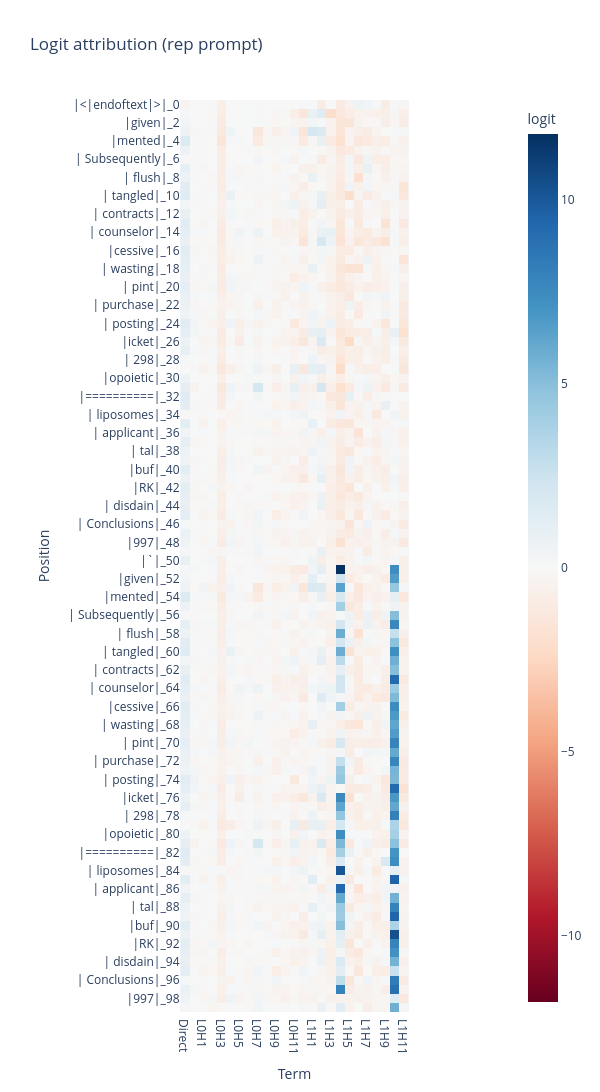

This figure's notebook cell:
### Markdown cell above
### Exercise - interpret logit attribution for the induction heads

> ```yaml
> Difficulty: 🔴🔴🔴⚪⚪
> Importance: 🔵🔵🔵🔵⚪
> 
> You shouldn't spend more than 10-15 minutes on this exercise.
> ```

*This exercise just involves calling `logit_attribution` and `plot_logit_attribution` with appropriate arguments - the important part is interpreting the results. Please do look at the solutions if you're stuck on the code; this part isn't important.*

Perform logit attribution for your attention-only model `model`, on the `rep_cache`. What do you expect to see?

<!-- Remember, you'll need to split the sequence in two, with one overlapping token (since predicting the next token involves removing the final token with no label) - your `logit_attr` should both have shape `[seq_len, 2*n_heads + 1]` (ie `[50, 25]` here). -->
<!--
<details>
<summary>Note - the first plot will be pretty meaningless. Can you see why?</summary>

Because the first plot shows the logit attribution for the first half of the sequence, i.e. the first occurrence of each of the tokens. Since there is no structure to this sequence (it is purely random), there is no reason to expect the heads to be doing meaningful computation. The structure lies in the second half of the sequence, when the tokens are repeated, and the heads with high logit attributions will be the ones that can perform induction.
</details> -->

### Code cell
# YOUR CODE HERE - plot logit attribution for the induction sequence (i.e. using `rep_tokens` and
# `rep_cache`), and interpret the results.
embed = rep_cache["embed"]
l1_results = rep_cache["result", 0]
l2_results = rep_cache["result", 1]
logit_attr = logit_attribution(embed, l1_results, l2_results, model.W_U, rep_tokens.squeeze())

plot_logit_attribution(model, logit_attr, rep_tokens, title="Logit attribution (rep prompt)")

### Figure 1 — Plotly figure (JSON) as saved in the notebook; plotly's stock layout.template omitted (floating-point values rounded to 4 significant figures; data arrays with more than 128 entries replaced by an {"elided": "..."} marker saying what was removed)
{"data": [{"coloraxis": "coloraxis", "hovertemplate": "Term: %{x}<br>Position: %{y}<br>logit: %{z}<extra></extra>", "name": "0", "type": "heatmap", "x": ["Direct", "L0H0", "L0H1", "L0H2", "L0H3", "L0H4", "L0H5", "L0H6", "L0H7", "L0H8", "L0H9", "L0H10", "L0H11", "L1H0", "L1H1", "L1H2", "L1H3", "L1H4", "L1H5", "L1H6", "L1H7", "L1H8", "L1H9", "L1H10", "L1H11"], "xaxis": "x", "y": ["|<|endoftext|>|_0", "| NEW|_1", "|given|_2", "|パ|_3", "|mented|_4", "|etheless|_5", "| Subsequently|_6", "| debates|_7", "| flush|_8", "| IDs|_9", "| tangled|_10", "|nos|_11", "| contracts|_12", "| cubic|_13", "| counselor|_14", "|mith|_15", "|cessive|_16", "|Cells|_17", "| wasting|_18", "| Manufacturing|_19", "| pint|_20", "| 1894|_21", "| purchase|_22", "| truth|_23", "| posting|_24", "|iness|_25", "|icket|_26", "|uto|_27", "| 298|_28", "| Rober|_29", "|opoietic|_30", "| Same|_31", "|==========|_32", "|Population|_33", "| liposomes|_34", "| al|_35", "| applicant|_36", "| Prop|_37", "| tal|_38", "|Stephen|_39", "|buf|_40", "|Ich|_41", "|RK|_42", "| partnership|_43", "| disdain|_44", "| dependencies|_45", "| Conclusions|_46", "| correct|_47", "|997|_48", "| regim|_49", "|`|_50", "| NEW|_51", "|given|_52", "|パ|_53", "|mented|_54", "|etheless|_55", "| Subsequently|_56", "| debates|_57", "| flush|_58", "| IDs|_59", "| tangled|_60", "|nos|_61", "| contracts|_62", "| cubic|_63", "| counselor|_64", "|mith|_65", "|cessive|_66", "|Cells|_67", "| wasting|_68", "| Manufacturing|_69", "| pint|_70", "| 1894|_71", "| purchase|_72", "| truth|_73", "| posting|_74", "|iness|_75", "|icket|_76", "|uto|_77", "| 298|_78", "| Rober|_79", "|opoietic|_80", "| Same|_81", "|==========|_82", "|Population|_83", "| liposomes|_84", "| al|_85", "| applicant|_86", "| Prop|_87", "| tal|_88", "|Stephen|_89", "|buf|_90", "|Ich|_91", "|RK|_92", "| partnership|_93", "| disdain|_94", "| dependencies|_95", "| Conclusions|_96", "| correct|_97", "|997|_98", "| regim|_99"], "yaxis": "y", "z": {"elided": "100x25 float values"}}], "layout": {"coloraxis": {"autocolorscale": false, "cmid": 0, "colorbar": {"title": {"text": "logit"}}, "colorscale": [[0, "rgb(103,0,31)"], [0.1, "rgb(178,24,43)"], [0.2, "rgb(214,96,77)"], [0.3, "rgb(244,165,130)"], [0.4, "rgb(253,219,199)"], [0.5, "rgb(247,247,247)"], [0.6, "rgb(209,229,240)"], [0.7, "rgb(146,197,222)"], [0.8, "rgb(67,147,195)"], [0.9, "rgb(33,102,172)"], [1, "rgb(5,48,97)"]]}, "height": 1630, "title": {"text": "Logit attribution (rep prompt)"}, "width": 600, "xaxis": {"anchor": "y", "constrain": "domain", "domain": [0, 1], "scaleanchor": "y", "title": {"text": "Term"}}, "yaxis": {"anchor": "x", "autorange": "reversed", "constrain": "domain", "domain": [0, 1], "title": {"text": "Position"}}}}
